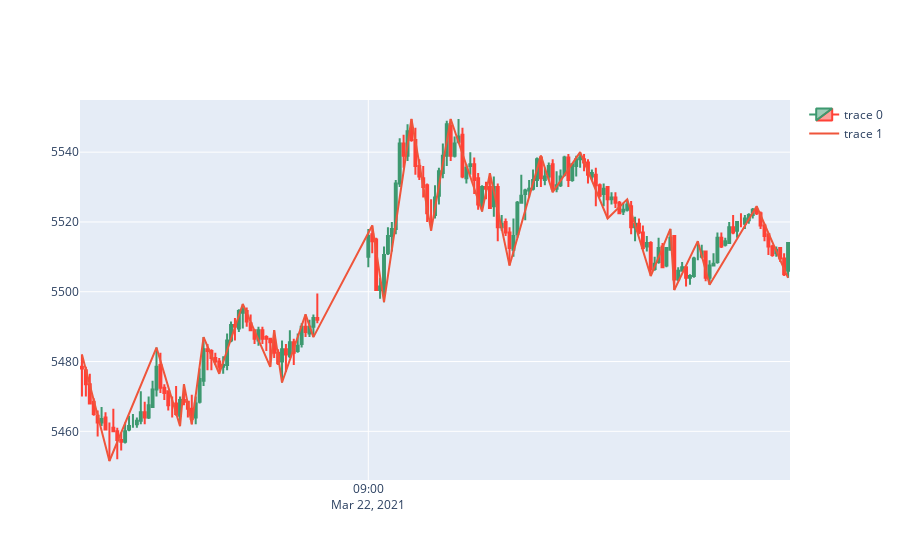

Notebook source saved alongside this figure:
### Code cell
fig = go.Figure(data=[go.Candlestick(x=parsed_ds['time'],
                open=parsed_ds['open'],
                high=parsed_ds['high'],
                low=parsed_ds['low'],
                close=parsed_ds['close'])])

fig.add_trace(go.Scatter(
    x=parsed_ds.loc[(parsed_ds['zz'].notnull())]['time'],
    y=parsed_ds.loc[(parsed_ds['zz'].notnull())]['zz']
))


fig.update_xaxes(
    rangebreaks=[
        dict(bounds=["sat", "mon"]), #hide weekends
        dict(bounds=[19, 9], pattern="hour"), #hide hours outside of 9am-6pm
    ]
)
fig.update_layout(xaxis_rangeslider_visible=False)

fig.show()

### Figure 1 — Plotly figure (JSON) as saved in the notebook; plotly's stock layout.template omitted (floating-point values rounded to 4 significant figures; data arrays with more than 128 entries replaced by an {"elided": "..."} marker saying what was removed)
{"data": [{"close": {"elided": "169 float values"}, "high": {"elided": "169 float values"}, "low": {"elided": "169 float values"}, "open": {"elided": "169 float values"}, "type": "candlestick", "x": {"elided": "169 str values"}}, {"type": "scatter", "x": ["2021-03-19 12:55:00", "2021-03-19 13:30:00", "2021-03-19 14:30:00", "2021-03-19 15:00:00", "2021-03-19 15:05:00", "2021-03-19 15:15:00", "2021-03-19 15:30:00", "2021-03-19 15:50:00", "2021-03-19 16:20:00", "2021-03-19 16:55:00", "2021-03-19 17:00:00", "2021-03-19 17:10:00", "2021-03-19 17:40:00", "2021-03-19 17:50:00", "2021-03-22 09:05:00", "2021-03-22 09:20:00", "2021-03-22 09:55:00", "2021-03-22 10:20:00", "2021-03-22 10:45:00", "2021-03-22 11:25:00", "2021-03-22 11:35:00", "2021-03-22 12:00:00", "2021-03-22 12:40:00", "2021-03-22 12:55:00", "2021-03-22 13:30:00", "2021-03-22 14:05:00", "2021-03-22 14:30:00", "2021-03-22 15:00:00", "2021-03-22 15:25:00", "2021-03-22 15:30:00", "2021-03-22 16:00:00", "2021-03-22 16:15:00", "2021-03-22 17:15:00", "2021-03-22 17:55:00"], "y": [5482, 5452.0, 5484, 5462.0, 5474.0, 5462, 5487, 5476.0, 5496.0, 5478.0, 5489, 5474, 5494.0, 5487, 5519, 5497, 5550.0, 5518.0, 5550.0, 5523, 5534, 5508.0, 5539, 5528.0, 5540, 5521, 5526.0, 5504.0, 5518, 5500.0, 5514.0, 5502, 5524.0, 5504]}], "layout": {"xaxis": {"rangebreaks": [{"bounds": ["sat", "mon"]}, {"bounds": [19, 9], "pattern": "hour"}], "rangeslider": {"visible": false}}}}
